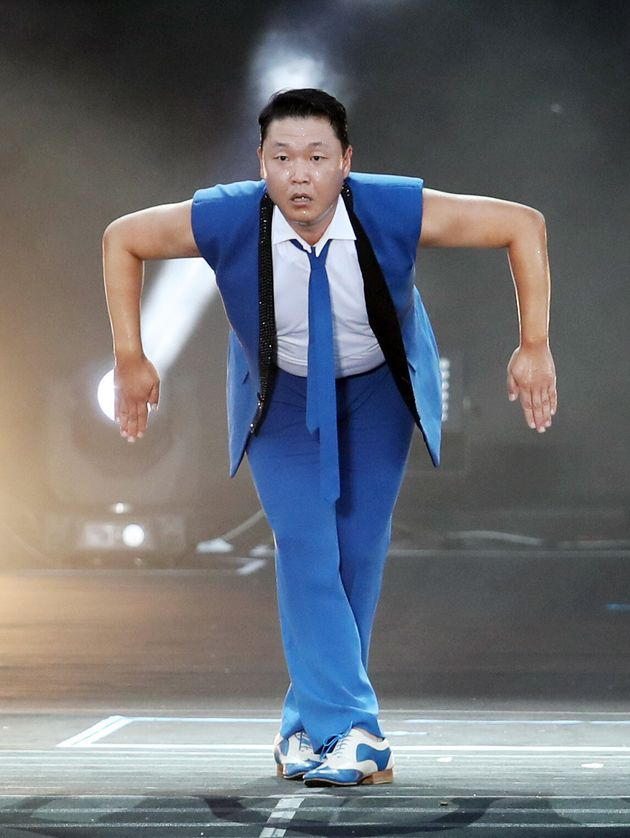
#> input picture OpenCV/images/psy.png, 630 x 838 px
$ jupyter execute --allow-errors 'OpenCV_008_Mediapipe 사용하기.ipynb'
#> lines starting #> are read from the running program, lines starting #| are printed output that depends on the picture; after the words box and inside, x2 and y2 are one past the last pixel; in counts of white or black regions, pixels touching at a corner belong together; pictures that were not available may be replaced by others from this repository, and a replacement may not be noted
[cell 1]
import mediapipe as mp
import cv2

# 얼굴에서 특징점을 찾을 수 있는 기능 불러오기
mp_face_mesh = mp.solutions.face_mesh
# 찾은 특징점 표현하기
mp_drawing = mp.solutions.drawing_utils
# 특징점 그리기 속성
#> (the rest of this cell did not finish here and is left out)

[cell 2]
import cv2

psy = cv2.imread('images/psy.png')
#> psy is the input picture: shape (838, 630, 3); mean B, G, R 113.9, 108.3, 105.4
tiger = cv2.imread('images/tiger.png')
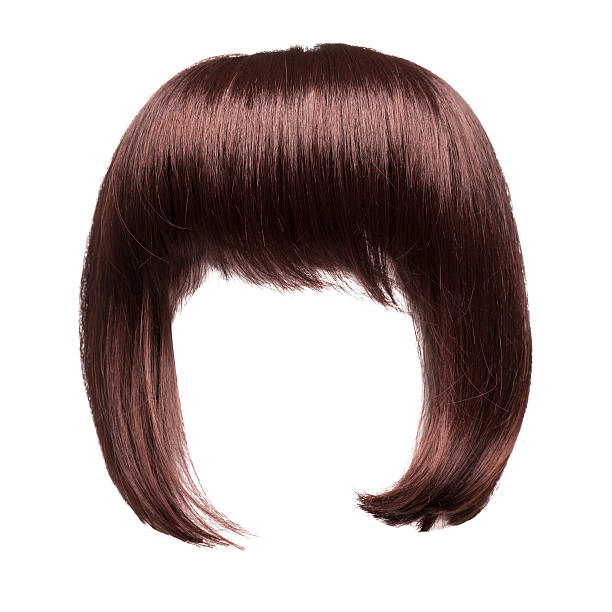
#> input picture OpenCV/images/hair.jpg, 612 x 612 px, given in place of tiger.png, which was not available
#> tiger is the input picture: shape (612, 612, 3); mean B, G, R 179.6, 180.8, 192.1

mask2gray = cv2.cvtColor(tiger , cv2.COLOR_BGR2GRAY)
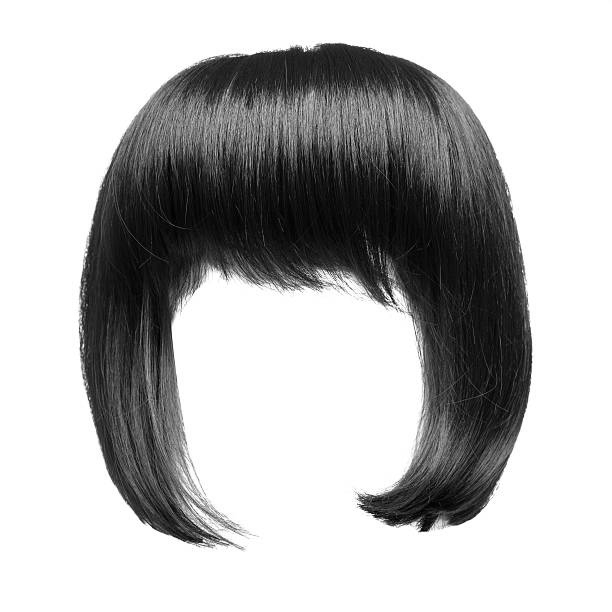
#> mask2gray: shape (612, 612); min 1, max 255, mean 184
_, mask_b = cv2.threshold(mask2gray, 200, 255, cv2.THRESH_BINARY)
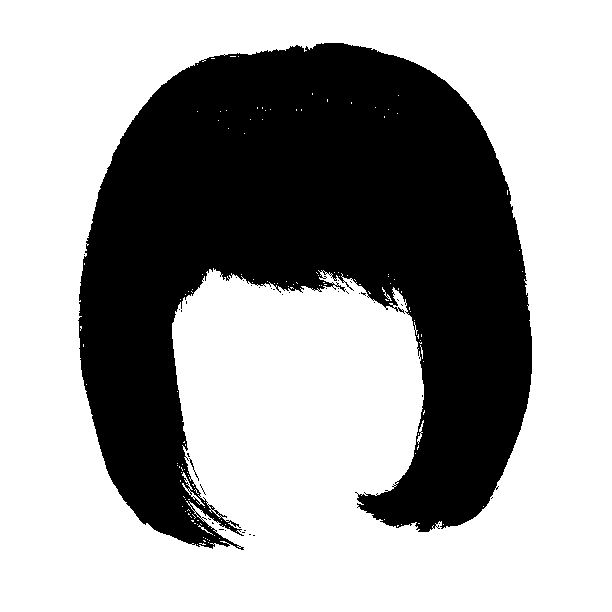
#> mask_b: shape (612, 612); 63.8% white; 38 black regions (36 under 20 px), largest, box (x1, y1, x2, y2) and area: (78, 43, 532, 550) 135626, (189, 458, 199, 481) 31
mask_b_inv = cv2.bitwise_not(mask_b)
sub_psy = psy[ 94:217 , 239:371]
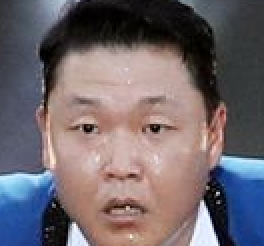
#> sub_psy: shape (123, 132, 3) (shown 2 times larger); mean B, G, R 108.1, 102.6, 112
#> (the rest of this cell did not finish here and is left out)
